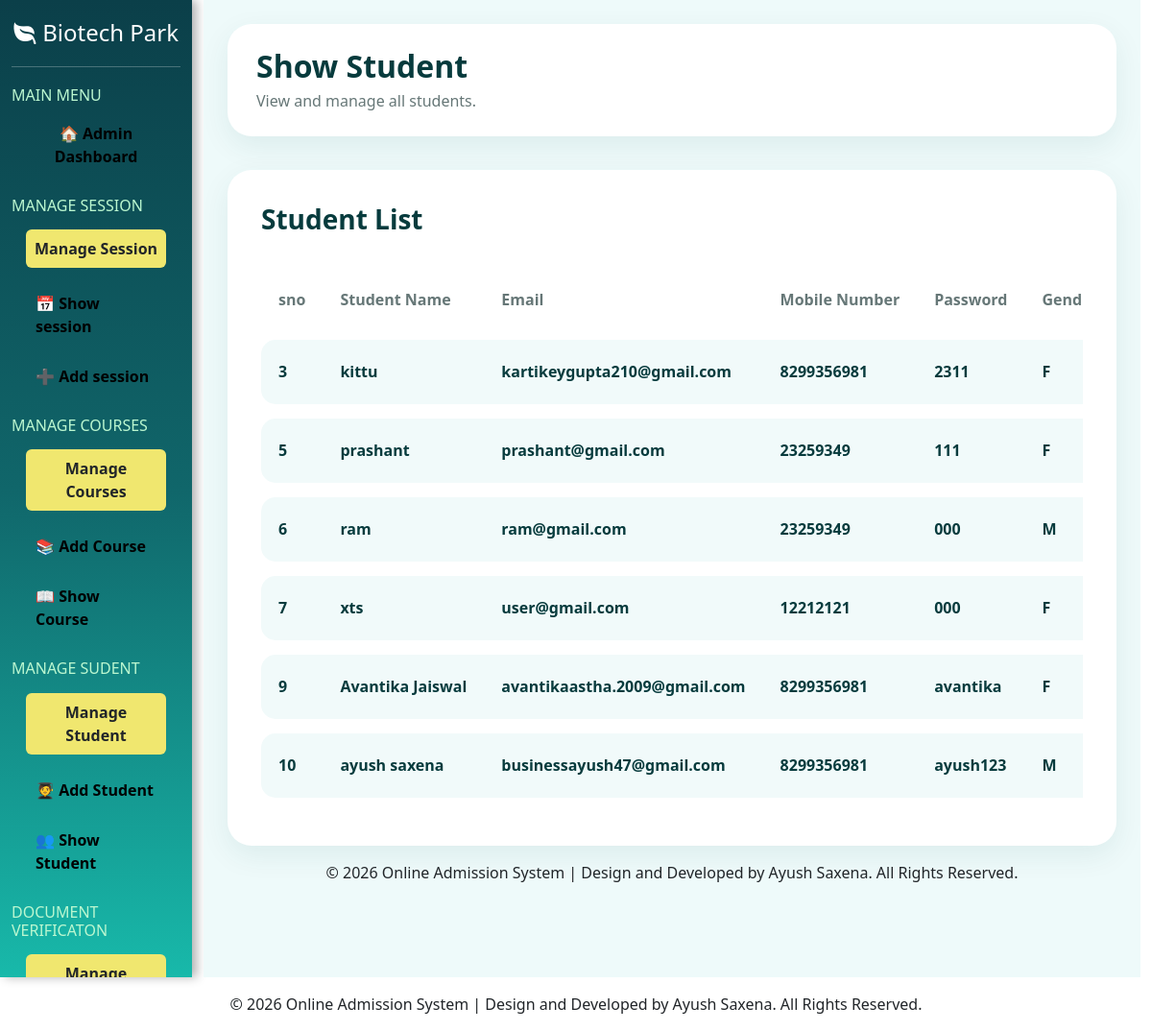
Screenshot of /showstudent/ (signed in) with the database file from the repository.
### myapp/models.py (models this page shows)
class tbl_student(models.Model):
    sid=models.IntegerField(primary_key=True,auto_created=True)
    name=models.CharField(max_length=225,null=True)
    emailaddress=models.EmailField(max_length=225,null=True)
    password=models.CharField(max_length=16,null=True)
    contact_no=models.IntegerField(null=True)
    gender=models.CharField(max_length=2,null=True)
    dob=models.DateField(null=True,blank=True)
    f_name=models.CharField(max_length=255,null=True)
    m_name=models.CharField(max_length=255,null=True)
    address=models.CharField(max_length=500,null=True)
    aadhar_no=models.IntegerField(blank=True,null=True)
    aadhar_pic=models.FileField(upload_to='student_documents',null=True)
    Session=models.CharField(max_length=50,null=True)
    course=models.CharField(max_length=500,null=True)
    course_duration=models.CharField(max_length=50,null=True)
    hs_percentage=models.CharField(max_length=20,null=True)
    hs_marksheet=models.FileField(upload_to='student_documents',null=True)
    inter_percentage=models.CharField(max_length=20,null=True)
    inter_marksheet=models.FileField(upload_to='student_documents',null=True)
    profile_pic=models.FileField(upload_to='student_documents',null=True)
    sign=models.FileField(upload_to='student_documents',null=True)
    application_status=models.CharField(max_length=20,null=True)
    fees=models.IntegerField(null=True)
    fees_status=models.CharField(max_length=20,default="Unpaid")
    payment_id=models.CharField(max_length=100,null=True,blank=True)
    payment_date=models.DateTimeField(null=True,blank=True)
    step1_completed = models.BooleanField(default=False)
    step2_completed = models.BooleanField(default=False)

### myapp/views.py (the view)
# urls.py: path('showstudent/', showstudent, name='showstudent'),
@never_cache
@admin_required
def showstudent(request):
    ab = tbl_student.objects.all()
    return render(request, 'admin/showstudent.html', {'ab': ab})

### myapp/templates/admin/showstudent.html (shortened to what this page needs)
{% extends 'admin/adminlayout.html' %}
{% block admin %}
<div class="course-page">
    <div class="page-header">
        <h2>Show Student</h2>
        <p>View and manage all students.</p>
    </div>
    <div class="course-card">
        <div class="d-flex justify-content-between align-items-center mb-4">
            <h3 class="course-title">
                Student List
            </h3>
        </div>
        <div class="table-responsive">
            <table class="table custom-table">
                <thead>
                    <tr>
                        <th>sno</th>
                        <th>Student Name</th>
                        <th>Email</th>
                        <th>Mobile Number</th>
                        <th>Password</th>
                        <th>Gender</th>
                    </tr>
                </thead>
                <tbody>
                    {% for i in ab %}
                    <tr>
                        <td>{{i.sid}}</td>
                        <td>{{ i.name }}</td>
                        <td>{{ i.emailaddress }}</td>
                        <td>{{ i.contact_no }}</td>
                        <td>{{ i.password }}</td>
                        <td>
                            {{ i.gender }}
                        </td>
                    </tr>
                    {% endfor %}
                </tbody>
            </table>
        </div>
    </div>
    <footer class="text-center py-3 mt-auto">
        © 2026 Online Admission System | Design and Developed by Ayush Saxena. All Rights Reserved.
    </footer>
</div>
{% endblock %}

### myapp/templates/admin/adminlayout.html (style rules this page uses)
body { overflow: hidden; }

### myapp/templates/admin/showstudent.html (style rules this page uses)
.course-page { min-height: 100vh; background: #eefafa; padding: 25px; }
.page-header { background: white; padding: 25px 30px; border-radius: 25px; box-shadow: 0 10px 30px rgba(0, 80, 80, 0.08); margin-bottom: 35px; }
.page-header h2 { color: #073b3d; font-weight: 800; margin-bottom: 5px; }
.page-header p { color: #667777; margin: 0; }
.course-card { background: white; border-radius: 25px; padding: 35px; box-shadow: 0 10px 30px rgba(0, 80, 80, 0.08); }
.course-title { color: #073b3d; font-weight: 800; margin: 0; }
.custom-table { border-collapse: separate; border-spacing: 0 15px; margin-bottom: 0; }
.custom-table thead th { border: none; color: #667777; background: transparent; padding: 15px 18px; white-space: nowrap; }
.custom-table tbody td { background: #f1fafa; border: none; padding: 18px; vertical-align: middle; font-weight: 600; color: #073b3d; white-space: nowrap; }
.custom-table tbody td:first-child { border-radius: 15px 0 0 15px; }

### rows the page displays
tbl_student: sid "3", name "kittu", emailaddress "kartikeygupta210@gmail.com", contact_no "8299356981", password "2311", gender "F"
tbl_student: sid "5", name "prashant", emailaddress "prashant@gmail.com", contact_no "23259349", password "111", gender "F"
tbl_student: sid "6", name "ram", emailaddress "ram@gmail.com", contact_no "23259349", password "000", gender "M"
tbl_student: sid "7", name "xts", emailaddress "user@gmail.com", contact_no "12212121", password "000", gender "F"
tbl_student: sid "9", name "Avantika Jaiswal", emailaddress "avantikaastha.2009@gmail.com", contact_no "8299356981", password "avantika", gender "F"
tbl_student: sid "10", name "ayush saxena", emailaddress "businessayush47@gmail.com", contact_no "8299356981", password "ayush123", gender "M"
